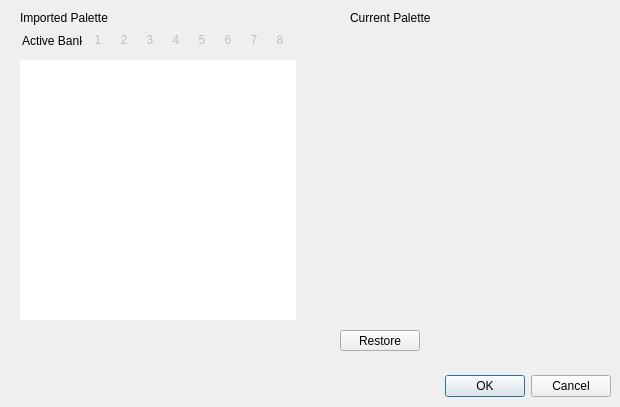
<?xml version="1.0" encoding="UTF-8"?>
<ui version="4.0">
 <class>PaletteImport</class>
 <widget class="QWidget" name="PaletteImport">
  <property name="geometry">
   <rect>
    <x>0</x>
    <y>0</y>
    <width>620</width>
    <height>407</height>
   </rect>
  </property>
  <property name="windowTitle">
   <string>Dialog</string>
  </property>
  <widget class="QDialogButtonBox" name="buttonBox">
   <property name="geometry">
    <rect>
     <x>270</x>
     <y>370</y>
     <width>341</width>
     <height>32</height>
    </rect>
   </property>
   <property name="orientation">
    <enum>Qt::Horizontal</enum>
   </property>
   <property name="standardButtons">
    <set>QDialogButtonBox::Cancel|QDialogButtonBox::Ok</set>
   </property>
  </widget>
  <widget class="QLabel" name="label">
   <property name="geometry">
    <rect>
     <x>20</x>
     <y>10</y>
     <width>171</width>
     <height>16</height>
    </rect>
   </property>
   <property name="text">
    <string>Imported Palette</string>
   </property>
  </widget>
  <widget class="QLabel" name="label_2">
   <property name="geometry">
    <rect>
     <x>350</x>
     <y>10</y>
     <width>101</width>
     <height>16</height>
    </rect>
   </property>
   <property name="text">
    <string>Current Palette</string>
   </property>
  </widget>
  <widget class="QFrame" name="curFrame">
   <property name="geometry">
    <rect>
     <x>340</x>
     <y>60</y>
     <width>260</width>
     <height>260</height>
    </rect>
   </property>
   <property name="sizePolicy">
    <sizepolicy hsizetype="Expanding" vsizetype="Expanding">
     <horstretch>0</horstretch>
     <verstretch>0</verstretch>
    </sizepolicy>
   </property>
   <property name="minimumSize">
    <size>
     <width>260</width>
     <height>260</height>
    </size>
   </property>
   <property name="maximumSize">
    <size>
     <width>260</width>
     <height>260</height>
    </size>
   </property>
   <property name="focusPolicy">
    <enum>Qt::StrongFocus</enum>
   </property>
   <property name="frameShape">
    <enum>QFrame::NoFrame</enum>
   </property>
   <layout class="QVBoxLayout" name="verticalLayout_2">
    <property name="sizeConstraint">
     <enum>QLayout::SetNoConstraint</enum>
    </property>
    <property name="leftMargin">
     <number>0</number>
    </property>
    <property name="topMargin">
     <number>0</number>
    </property>
    <property name="rightMargin">
     <number>0</number>
    </property>
    <property name="bottomMargin">
     <number>0</number>
    </property>
   </layout>
  </widget>
  <widget class="QListWidget" name="importFrame">
   <property name="geometry">
    <rect>
     <x>20</x>
     <y>60</y>
     <width>276</width>
     <height>260</height>
    </rect>
   </property>
   <property name="sizePolicy">
    <sizepolicy hsizetype="Expanding" vsizetype="Expanding">
     <horstretch>0</horstretch>
     <verstretch>0</verstretch>
    </sizepolicy>
   </property>
   <property name="frameShape">
    <enum>QFrame::NoFrame</enum>
   </property>
   <property name="frameShadow">
    <enum>QFrame::Plain</enum>
   </property>
   <property name="lineWidth">
    <number>-1</number>
   </property>
   <property name="verticalScrollBarPolicy">
    <enum>Qt::ScrollBarAlwaysOff</enum>
   </property>
   <property name="horizontalScrollBarPolicy">
    <enum>Qt::ScrollBarAlwaysOff</enum>
   </property>
   <property name="editTriggers">
    <set>QAbstractItemView::CurrentChanged|QAbstractItemView::SelectedClicked</set>
   </property>
   <property name="dragDropMode">
    <enum>QAbstractItemView::DragOnly</enum>
   </property>
   <property name="defaultDropAction">
    <enum>Qt::IgnoreAction</enum>
   </property>
   <property name="selectionMode">
    <enum>QAbstractItemView::ExtendedSelection</enum>
   </property>
   <property name="iconSize">
    <size>
     <width>15</width>
     <height>15</height>
    </size>
   </property>
   <property name="movement">
    <enum>QListView::Free</enum>
   </property>
   <property name="flow">
    <enum>QListView::LeftToRight</enum>
   </property>
   <property name="isWrapping" stdset="0">
    <bool>true</bool>
   </property>
   <property name="gridSize">
    <size>
     <width>17</width>
     <height>16</height>
    </size>
   </property>
   <property name="viewMode">
    <enum>QListView::IconMode</enum>
   </property>
  </widget>
  <widget class="QPushButton" name="restorePal">
   <property name="geometry">
    <rect>
     <x>340</x>
     <y>330</y>
     <width>80</width>
     <height>21</height>
    </rect>
   </property>
   <property name="text">
    <string>Restore</string>
   </property>
  </widget>
  <widget class="QLabel" name="label_3">
   <property name="geometry">
    <rect>
     <x>22</x>
     <y>29</y>
     <width>60</width>
     <height>23</height>
    </rect>
   </property>
   <property name="text">
    <string>Active Bank:</string>
   </property>
  </widget>
  <widget class="QToolButton" name="bank2">
   <property name="enabled">
    <bool>false</bool>
   </property>
   <property name="geometry">
    <rect>
     <x>114</x>
     <y>30</y>
     <width>20</width>
     <height>20</height>
    </rect>
   </property>
   <property name="toolTip">
    <string>Sets the active bank to bank 2</string>
   </property>
   <property name="text">
    <string>2</string>
   </property>
   <property name="autoRaise">
    <bool>true</bool>
   </property>
  </widget>
  <widget class="QToolButton" name="bank7">
   <property name="enabled">
    <bool>false</bool>
   </property>
   <property name="geometry">
    <rect>
     <x>244</x>
     <y>30</y>
     <width>20</width>
     <height>20</height>
    </rect>
   </property>
   <property name="toolTip">
    <string>Sets the active bank to bank 7</string>
   </property>
   <property name="text">
    <string>7</string>
   </property>
   <property name="autoRaise">
    <bool>true</bool>
   </property>
  </widget>
  <widget class="QToolButton" name="bank6">
   <property name="enabled">
    <bool>false</bool>
   </property>
   <property name="geometry">
    <rect>
     <x>218</x>
     <y>30</y>
     <width>20</width>
     <height>20</height>
    </rect>
   </property>
   <property name="toolTip">
    <string>Sets the active bank to bank 6</string>
   </property>
   <property name="text">
    <string>6</string>
   </property>
   <property name="autoRaise">
    <bool>true</bool>
   </property>
  </widget>
  <widget class="QToolButton" name="bank5">
   <property name="enabled">
    <bool>false</bool>
   </property>
   <property name="geometry">
    <rect>
     <x>192</x>
     <y>30</y>
     <width>20</width>
     <height>20</height>
    </rect>
   </property>
   <property name="toolTip">
    <string>Sets the active bank to bank 5</string>
   </property>
   <property name="text">
    <string>5</string>
   </property>
   <property name="autoRaise">
    <bool>true</bool>
   </property>
  </widget>
  <widget class="QToolButton" name="bank4">
   <property name="enabled">
    <bool>false</bool>
   </property>
   <property name="geometry">
    <rect>
     <x>166</x>
     <y>30</y>
     <width>20</width>
     <height>20</height>
    </rect>
   </property>
   <property name="toolTip">
    <string>Sets the active bank to bank 4</string>
   </property>
   <property name="text">
    <string>4</string>
   </property>
   <property name="autoRaise">
    <bool>true</bool>
   </property>
  </widget>
  <widget class="QToolButton" name="bank3">
   <property name="enabled">
    <bool>false</bool>
   </property>
   <property name="geometry">
    <rect>
     <x>140</x>
     <y>30</y>
     <width>20</width>
     <height>20</height>
    </rect>
   </property>
   <property name="toolTip">
    <string>Sets the active bank to bank 3</string>
   </property>
   <property name="text">
    <string>3</string>
   </property>
   <property name="autoRaise">
    <bool>true</bool>
   </property>
  </widget>
  <widget class="QToolButton" name="bank1">
   <property name="enabled">
    <bool>false</bool>
   </property>
   <property name="geometry">
    <rect>
     <x>88</x>
     <y>30</y>
     <width>20</width>
     <height>20</height>
    </rect>
   </property>
   <property name="toolTip">
    <string>Sets the active bank to bank 1</string>
   </property>
   <property name="text">
    <string>1</string>
   </property>
   <property name="autoRaise">
    <bool>true</bool>
   </property>
  </widget>
  <widget class="QToolButton" name="bank8">
   <property name="enabled">
    <bool>false</bool>
   </property>
   <property name="geometry">
    <rect>
     <x>270</x>
     <y>30</y>
     <width>20</width>
     <height>20</height>
    </rect>
   </property>
   <property name="toolTip">
    <string>Sets the active bank to bank 8</string>
   </property>
   <property name="text">
    <string>8</string>
   </property>
   <property name="autoRaise">
    <bool>true</bool>
   </property>
  </widget>
 </widget>
 <resources/>
 <connections>
  <connection>
   <sender>buttonBox</sender>
   <signal>accepted()</signal>
   <receiver>PaletteImport</receiver>
   <slot>accept()</slot>
   <hints>
    <hint type="sourcelabel">
     <x>488</x>
     <y>384</y>
    </hint>
    <hint type="destinationlabel">
     <x>157</x>
     <y>274</y>
    </hint>
   </hints>
  </connection>
  <connection>
   <sender>buttonBox</sender>
   <signal>rejected()</signal>
   <receiver>PaletteImport</receiver>
   <slot>reject()</slot>
   <hints>
    <hint type="sourcelabel">
     <x>556</x>
     <y>390</y>
    </hint>
    <hint type="destinationlabel">
     <x>286</x>
     <y>274</y>
    </hint>
   </hints>
  </connection>
 </connections>
</ui>
